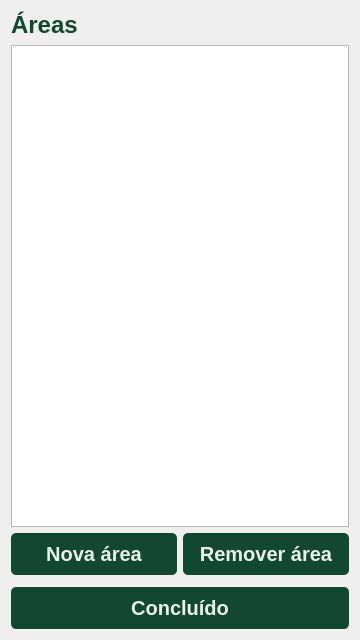
<?xml version="1.0" encoding="UTF-8"?>
<ui version="4.0">
 <class>Form</class>
 <widget class="QWidget" name="Form">
  <property name="geometry">
   <rect>
    <x>0</x>
    <y>0</y>
    <width>360</width>
    <height>640</height>
   </rect>
  </property>
  <property name="minimumSize">
   <size>
    <width>360</width>
    <height>640</height>
   </size>
  </property>
  <property name="maximumSize">
   <size>
    <width>360</width>
    <height>640</height>
   </size>
  </property>
  <property name="windowTitle">
   <string>Form</string>
  </property>
  <property name="styleSheet">
   <string notr="true">QLabel{
	font-family: &quot;Roboto Flex&quot;;
}

QPushButton{
	background-color:#124831;
	color:#E9F2EA;
	font-family:&quot;Roboto Flex&quot;;
	font-weight:600;
	font-size:20px;
	border-radius:5px;
	padding:9px;
}

QPushButton:hover{
	background-color:#003619;
}

QLineEdit{
	border: 1px solid #D2813A;
	color: #1E1E1E;
	background-color: #FFFFFF;
	border-radius: 9px;
	font-size: 14px;
}

QLabel#main_label{
	font-family:&quot;Roboto Flex&quot;;
	font-weight:600;
	font-size:24px;
	color:#124831;
}

QLabel#question_label{
	font-family:&quot;Roboto Flex&quot;;
	font-weight:600;
	font-size:20px;
	color: #1E1E1E;
}

QLabel#code_label{
	font-family:&quot;Roboto Flex&quot;;
	font-weight:500;
	font-size:12px;
	color: #7C5A3C;
}

QLabel#phone_number_label{
	font-weight:800;
	color: #6DAD65;
}

QLabel#message_label{
	font-family:&quot;Roboto Flex&quot;;
	font-weight:600;
	font-size:12px;
	color:#124831;
	background-color:#D6E6D4;
	border-radius:9px;
}</string>
  </property>
  <layout class="QVBoxLayout" name="verticalLayout_2">
   <item>
    <widget class="QLabel" name="main_label">
     <property name="text">
      <string>Áreas</string>
     </property>
    </widget>
   </item>
   <item>
    <widget class="QListWidget" name="area_listwidget"/>
   </item>
   <item>
    <layout class="QHBoxLayout" name="horizontalLayout">
     <item>
      <widget class="QPushButton" name="new_area_button">
       <property name="text">
        <string>Nova área</string>
       </property>
      </widget>
     </item>
     <item>
      <widget class="QPushButton" name="delete_area_button">
       <property name="text">
        <string>Remover área</string>
       </property>
      </widget>
     </item>
    </layout>
   </item>
   <item>
    <widget class="Line" name="line">
     <property name="orientation">
      <enum>Qt::Orientation::Vertical</enum>
     </property>
    </widget>
   </item>
   <item>
    <layout class="QVBoxLayout" name="verticalLayout">
     <item>
      <widget class="QPushButton" name="done_button">
       <property name="text">
        <string>Concluído</string>
       </property>
      </widget>
     </item>
    </layout>
   </item>
  </layout>
 </widget>
 <resources/>
 <connections/>
</ui>
